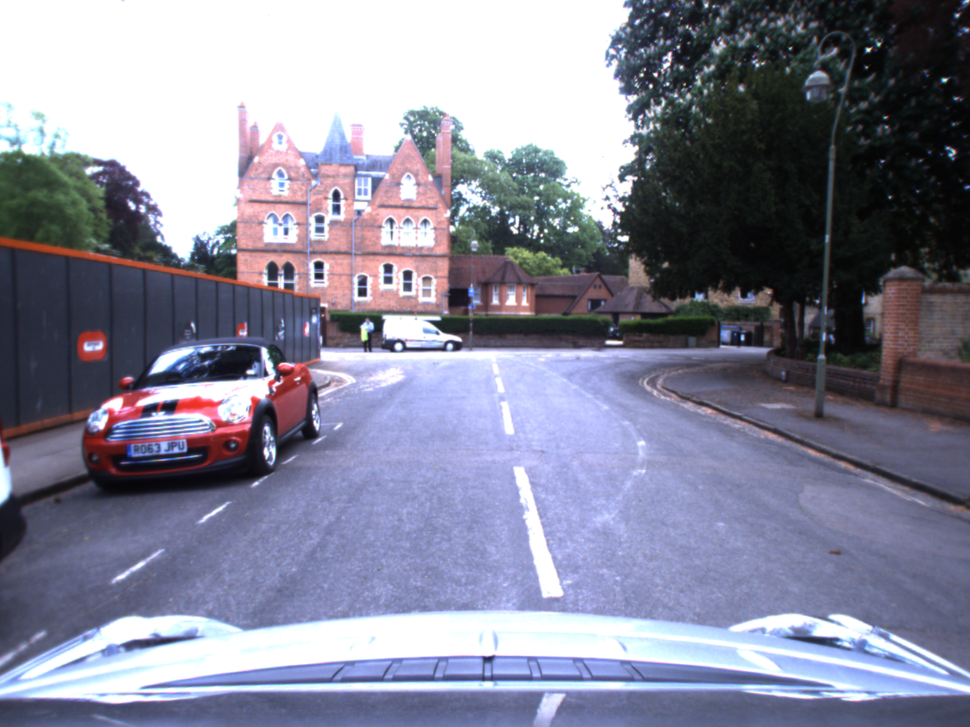
#> input picture TestSet/1399381537192382.png, 970 x 727 px, shrunk from 1280 x 960 before the run; its folder holds only this picture in this run
$ python -i processes.py   (imports and definitions only)
#> lines starting #> are read from the running program, lines starting #| are printed output that depends on the picture; after the words box and inside, x2 and y2 are one past the last pixel; in counts of white or black regions, pixels touching at a corner belong together
import cv2
import numpy as np

first_frame = 1
cache = None

def grayscale(img):
    """Applies the Grayscale transform
    This will return an image with only one color channel
    but NOTE: to see the returned image as grayscale
    (assuming your grayscaled image is called 'gray')
    you should call plt.imshow(gray, cmap='gray')"""
    return cv2.cvtColor(img, cv2.COLOR_BGR2GRAY)
    # Or use BGR2GRAY if you read an image with cv2.imread()
    # return cv2.cvtColor(img, cv2.COLOR_BGR2GRAY)


def canny(img, low_threshold, high_threshold):
    """Applies the Canny transform"""
    return cv2.Canny(img, low_threshold, high_threshold)


def gaussian_blur(img, kernel_size):
    """Applies a Gaussian Noise kernel"""
    return cv2.GaussianBlur(img, (kernel_size, kernel_size), 0)


def region_of_interest(img, vertices):
    """
    Applies an image mask.

    Only keeps the region of the image defined by the polygon
    formed from `vertices`. The rest of the image is set to black.
    """
    # defining a blank mask to start with
    mask = np.zeros_like(img)

    # defining a 3 channel or 1 channel color to fill the mask with depending on the input image
    if len(img.shape) > 2:
        channel_count = img.shape[2]  # i.e. 3 or 4 depending on your image
        ignore_mask_color = (255,) * channel_count
    else:
        ignore_mask_color = 255

    # filling pixels inside the polygon defined by "vertices" with the fill color
    cv2.fillPoly(mask, vertices, ignore_mask_color)

    # returning the image only where mask pixels are nonzero
    masked_image = cv2.bitwise_and(img, mask)
    return masked_image


# used below
def get_slope(x1, y1, x2, y2):
    return (y2 - y1) / (x2 - x1)


# thick red lines
def draw_lines(img, lines, color=[255, 0, 0], thickness=6):
    """workflow:
    1) examine each individual line returned by hough & determine if it's in left or right lane by its slope
    because we are working "upside down" with the array, the left lane will have a negative slope and right positive
    2) track extrema
    3) compute averages
    4) solve for b intercept
    5) use extrema to solve for points
    6) smooth frames and cache
    """
    global cache
    global first_frame
    y_global_min = img.shape[0]  # min will be the "highest" y value, or point down the road away from car
    y_max = img.shape[0]
    l_slope, r_slope = [], []
    l_lane, r_lane = [], []
    det_slope = 0.4
    α = 0.2
    # i got this alpha value off of the forums for the weighting between frames.
    # i understand what it does, but i dont understand where it comes from
    # much like some of the parameters in the hough function

    for line in lines:
        # 1
        for x1, y1, x2, y2 in line:
            slope = get_slope(x1, y1, x2, y2)
            if slope > det_slope:
                r_slope.append(slope)
                r_lane.append(line)
            elif slope < -det_slope:
                l_slope.append(slope)
                l_lane.append(line)
        # 2
        y_global_min = min(y1, y2, y_global_min)

    # to prevent errors in challenge video from dividing by zero
    if (len(l_lane) == 0) or (len(r_lane) == 0):
        print(' no lane detected', end='')
        return 1

    # 3
    # l_tmp = [i for i in l_slope if np.isfinite(i)]
    l_slope_mean = np.mean([i for i in l_slope if np.isfinite(i)], axis=0)
    r_slope_mean = np.mean([i for i in r_slope if np.isfinite(i)], axis=0)
    l_mean = np.mean(np.array(l_lane), axis=0)
    r_mean = np.mean(np.array(r_lane), axis=0)

    if ((r_slope_mean == 0) or (l_slope_mean == 0)):
        print('dividing by zero')
        return 1

    # 4, y=mx+b -> b = y -mx
    l_b = l_mean[0][1] - (l_slope_mean * l_mean[0][0])
    r_b = r_mean[0][1] - (r_slope_mean * r_mean[0][0])

    # 5, using y-extrema (#2), b intercept (#4), and slope (#3) solve for x using y=mx+b
    # x = (y-b)/m
    # these 4 points are our two lines that we will pass to the draw function
    l_x1 = int((y_global_min - l_b) / l_slope_mean)
    l_x2 = int((y_max - l_b) / l_slope_mean)
    r_x1 = int((y_global_min - r_b) / r_slope_mean)
    r_x2 = int((y_max - r_b) / r_slope_mean)

    # 6
    if l_x1 > r_x1:
        l_x1 = int((l_x1 + r_x1) / 2)
        r_x1 = l_x1
        l_y1 = int((l_slope_mean * l_x1) + l_b)
        r_y1 = int((r_slope_mean * r_x1) + r_b)
        l_y2 = int((l_slope_mean * l_x2) + l_b)
        r_y2 = int((r_slope_mean * r_x2) + r_b)
    else:
        l_y1 = y_global_min
        l_y2 = y_max
        r_y1 = y_global_min
        r_y2 = y_max

    current_frame = np.array([l_x1, l_y1, l_x2, l_y2, r_x1, r_y1, r_x2, r_y2], dtype="float32")

    if first_frame == 1:
        next_frame = current_frame
        first_frame = 0
    else:
        prev_frame = cache
        next_frame = (1 - α) * prev_frame + α * current_frame

    cv2.line(img, (int(next_frame[0]), int(next_frame[1])), (int(next_frame[2]), int(next_frame[3])), color, thickness)
    cv2.line(img, (int(next_frame[4]), int(next_frame[5])), (int(next_frame[6]), int(next_frame[7])), color, thickness)

    cache = next_frame


def hough_lines(img, rho, theta, threshold, min_line_len, max_line_gap, line_img=None):
    """
    `img` should be the output of a Canny transform.

    Returns an image with hough lines drawn.
    """
    lines = cv2.HoughLinesP(img, rho, theta, threshold, np.array([]), minLineLength=min_line_len,
                            maxLineGap=max_line_gap)
    if line_img is None:
        line_img = np.zeros((img.shape[0], img.shape[1], 3), dtype=np.uint8)

    if lines is None:
        print("No lines detected", end='')
        return line_img

    draw_lines(line_img, lines, thickness=1)
    return line_img


# Python 3 has support for cool math symbols.

def weighted_img(img, initial_img, α=0.8, β=1., λ=0.):
    """
    `img` is the output of the hough_lines(), An image with lines drawn on it.
    Should be a blank image (all black) with lines drawn on it.

    `initial_img` should be the image before any processing.

    The result image is computed as follows:

    initial_img * α + img * β + λ
    NOTE: initial_img and img must be the same shape!
    """
    return cv2.addWeighted(initial_img, α, img, β, λ)


def shw(image, delay=1):
    cv2.imshow('t', image)
    cv2.waitKey(delay)


def process_image(image):
    global first_frame

    # image[:, :, 0] = cv2.equalizeHist(image[:, :, 0])
    # image[:, :, 1] = cv2.equalizeHist(image[:, :, 1])
    # image[:, :, 2] = cv2.equalizeHist(image[:, :, 2])

    gray_image = grayscale(image)
    img_hsv = cv2.cvtColor(image, cv2.COLOR_RGB2HSV)
    # hsv = [hue, saturation, value]
    # more accurate range for yellow since it is not strictly black, white, r, g, or b

    img_hsv[:, :, 0] = cv2.equalizeHist(img_hsv[:, :, 0])
    img_hsv[:, :, 1] = cv2.equalizeHist(img_hsv[:, :, 1])
    img_hsv[:, :, 2] = cv2.equalizeHist(img_hsv[:, :, 2])

    lower_yellow = np.array([20, 100, 100], dtype="uint8")
    upper_yellow = np.array([30, 255, 255], dtype="uint8")

    mask_yellow = cv2.inRange(img_hsv, lower_yellow, upper_yellow)
    mask_white = cv2.inRange(img_hsv, (0, 0, 150), (160, 50, 255))
    mask_yw = cv2.bitwise_or(mask_white, mask_yellow)
    mask_yw_image = cv2.bitwise_and(gray_image, mask_yw)

    kernel_size = 5
    gauss_gray = gaussian_blur(mask_yw_image, kernel_size)

    # same as quiz values
    low_threshold = 50
    high_threshold = 150
    canny_edges = canny(gauss_gray, low_threshold, high_threshold)
    imshape = image.shape
    lower_left = [imshape[1] / 9, imshape[0]]
    lower_right = [imshape[1] - imshape[1] / 9, imshape[0]]
    top_left = [imshape[1] / 2 - imshape[1] / 8, imshape[0] / 2 + imshape[0] / 10]
    top_right = [imshape[1] / 2 + imshape[1] / 8, imshape[0] / 2 + imshape[0] / 10]
    vertices = [np.array([lower_left, top_left, top_right, lower_right], dtype=np.int32)]
    roi_image = region_of_interest(canny_edges, vertices)

    # rho and theta are the distance and angular resolution of the grid in Hough space
    # same values as quiz
    rho = 4
    theta = np.pi / 180
    # threshold is minimum number of intersections in a grid for candidate line to go to output
    threshold = 5
    min_line_len = 100
    max_line_gap = 180
    # my hough values started closer to the values in the quiz, but got bumped up considerably for the challenge video

    line_image = hough_lines(roi_image, rho, theta, threshold, min_line_len, max_line_gap)
    result = weighted_img(line_image, image, α=0.8, β=1., λ=0.)
    return result

# [5 lines of commented-out code are left out]

>>> import cv2
>>> picture = cv2.cvtColor(cv2.imread('TestSet/1399381537192382.png'), cv2.COLOR_BGR2RGB)
>>> result = process_image(picture)
#> in grayscale, `return cv2.cvtColor(img, cv2.COLOR_BGR2GRAY)`:
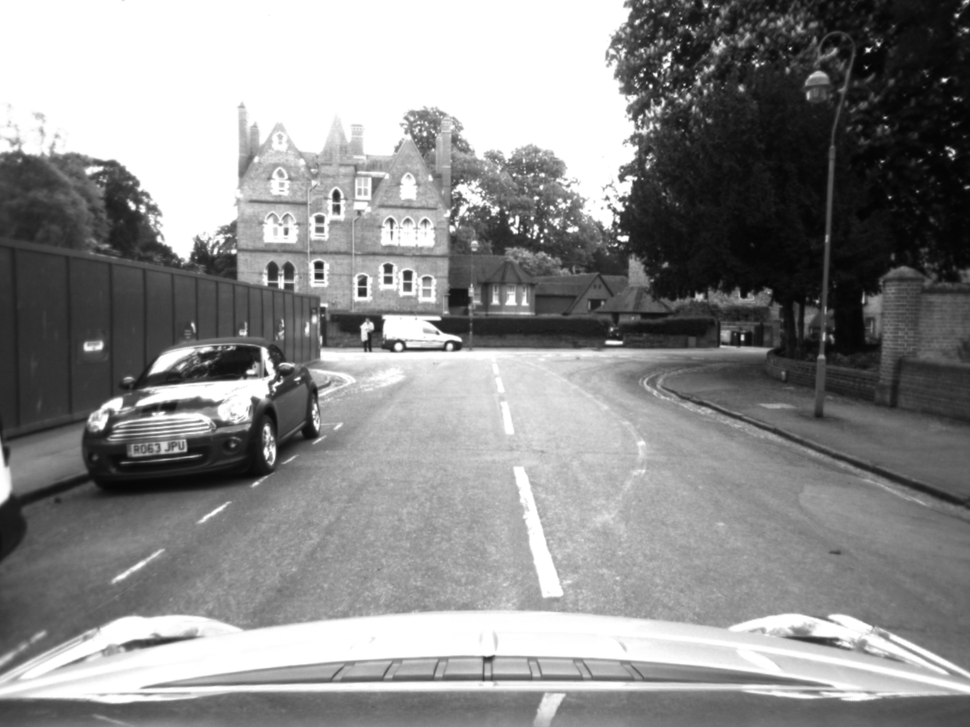
#> returned value: shape (727, 970); min 4, max 255, mean 139.5
#> in process_image, `img_hsv = cv2.cvtColor(image, cv2.COLOR_RGB2HSV)`: img_hsv: shape (727, 970, 3); mean H, S, V 91.1, 53.5, 157
#> in process_image, `img_hsv[:, :, 0] = cv2.equalizeHist(img_hsv[:, :, 0])`: img_hsv: shape (727, 970, 3); mean H, S, V 108.4, 53.5, 157
#> in process_image, `img_hsv[:, :, 1] = cv2.equalizeHist(img_hsv[:, :, 1])`: img_hsv: shape (727, 970, 3); mean H, S, V 108.4, 107.6, 157
#> in process_image, `img_hsv[:, :, 2] = cv2.equalizeHist(img_hsv[:, :, 2])`: img_hsv: shape (727, 970, 3); mean H, S, V 108.4, 107.6, 134.1
#> in process_image, `mask_yellow = cv2.inRange(img_hsv, lower_yellow, upper_yellow)`:
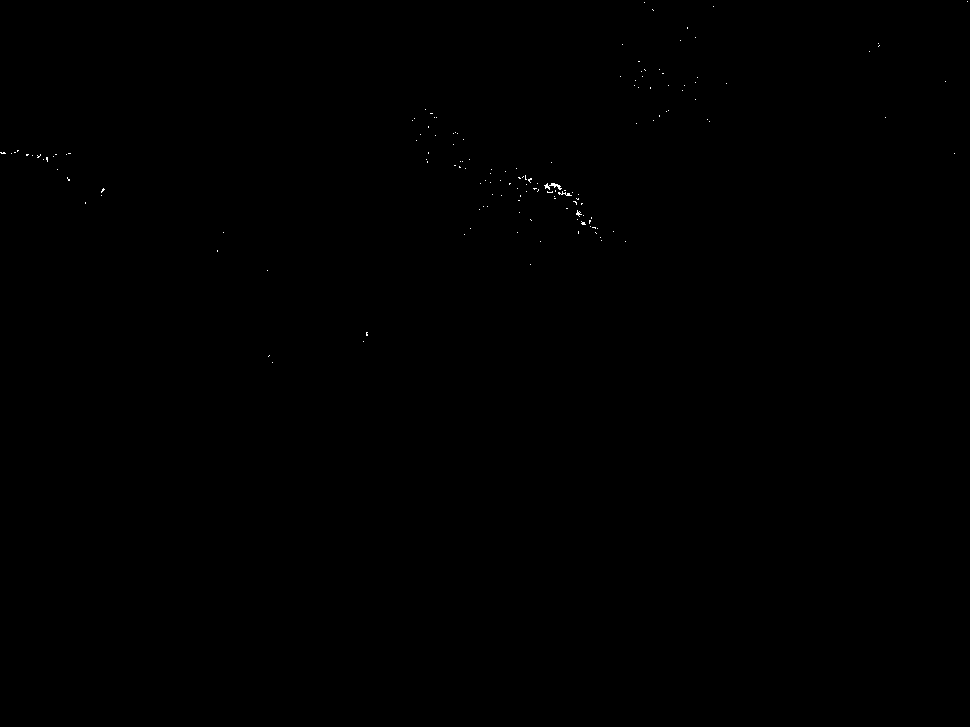
#> mask_yellow: shape (727, 970); 0.06% white in thin lines or dots, all inside (x1, y1, x2, y2) = (0, 1, 968, 363)
#> in process_image, `mask_white = cv2.inRange(img_hsv, (0, 0, 150), (160, 50, 255))`:
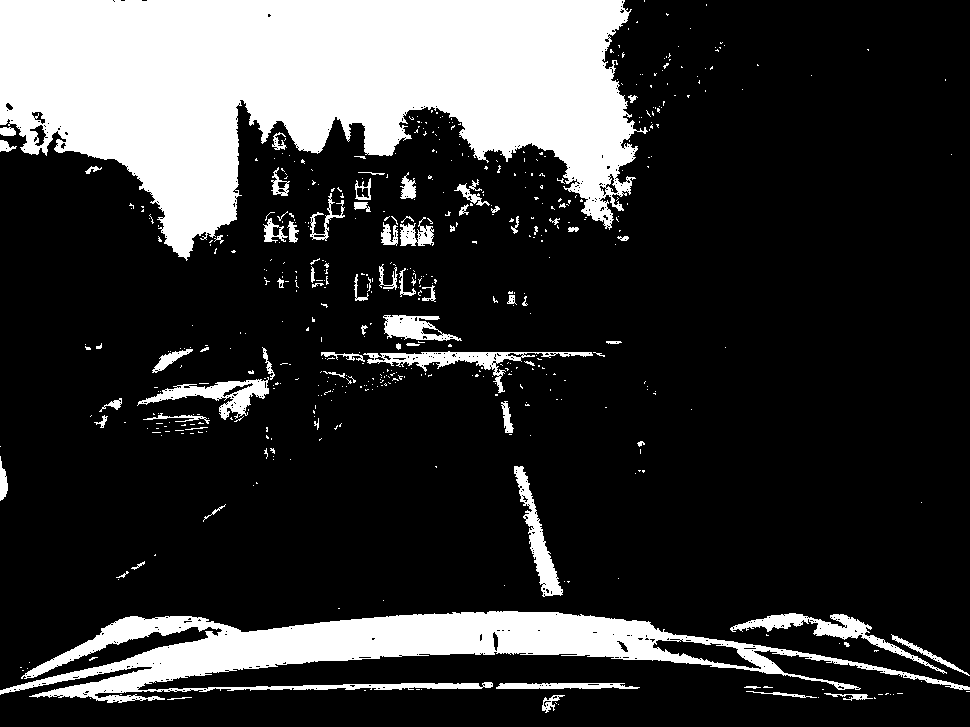
#> mask_white: shape (727, 970); 21% white; 538 white regions (461 under 20 px), largest, box (x1, y1, x2, y2) and area: (0, 0, 648, 261) 99559, (0, 611, 970, 703) 30176, (730, 613, 947, 674) 2092
#> in process_image, `mask_yw = cv2.bitwise_or(mask_white, mask_yellow)`: mask_yw: shape (727, 970); 21% white; 657 white regions (578 under 20 px), largest, box (x1, y1, x2, y2) and area: (0, 0, 648, 261) 99597, (0, 611, 970, 703) 30176, (730, 613, 947, 674) 2092
#> in canny, `return cv2.Canny(img, low_threshold, high_threshold)`: returned value: shape (727, 970); 2.8% white in thin lines or dots
#> in region_of_interest, `cv2.fillPoly(mask, vertices, ignore_mask_color)`: mask: shape (727, 970); 20.6% white; 1 white region, box (x1, y1, x2, y2) and area: (107, 436, 863, 727) 145500
#> in region_of_interest, `masked_image = cv2.bitwise_and(img, mask)`:
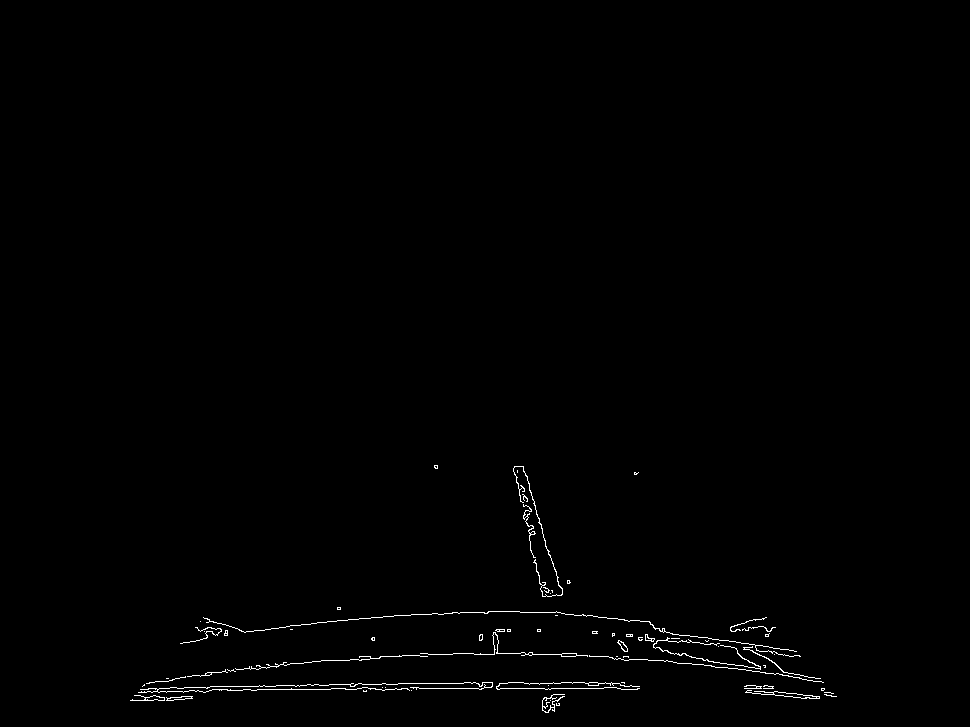
#> masked_image: shape (727, 970); 0.63% white in thin lines or dots, all inside (x1, y1, x2, y2) = (130, 465, 837, 713)
#> in hough_lines, `lines = cv2.HoughLinesP(img, rho, theta, threshold, np.array([]), minL..`: lines = 125 rows, first 6: [351, 683, 624, 683], [572, 656, 768, 636], [135, 700, 329, 684], [522, 466, 589, 688], [235, 668, 771, 630], [533, 556, 772, 694]
#> the loop in draw_lines, `for line in lines:` made 125 passes
#> (line, y_global_min) on passes 1 to 12: ([[351, 683, 624, 683]], 683), ([[572, 656, 768, 636]], 636), ([[135, 700, 329, 684]], 636), ([[522, 466, 589, 688]], 466), ([[235, 668, 771, 630]], 466), ([[533, 556, 772, 694]], 466), ([[206, 632, 416, 614]], 466), ([[158, 681, 557, 694]], 466), ([[536, 569, 836, 696]], 466), ([[132, 699, 242, 686]], 466), ([[432, 613, 756, 693]], 466), ([[536, 566, 823, 682]], 466)
#> after the loop in draw_lines, `for line in lines:`: l_lane = 22 items, first 6: [[130, 700, 237, 628]], [[155, 689, 340, 607]], [[508, 688, 616, 618]], [[513, 682, 527, 476]], [[504, 688, 612, 633]], [[204, 675, 435, 467]]; l_slope = [-0.673, -0.443, -0.648, -14.71, -0.509, -0.9, -0.403, -1.66, -1.37, -0.531, -0.775, -5.15, -2.73, -1.04, -1.11, -0.45, -8.43, -3.1, -2.06, -0.465, -0.441, -0.464]; r_lane = 39 items, first 6: [[522, 466, 589, 688]], [[533, 556, 772, 694]], [[536, 569, 836, 696]], [[536, 566, 823, 682]], [[519, 494, 574, 688]], [[436, 465, 681, 663]]; r_slope = 39 values, max 26.71 at index 19, min 0.401 at index 35, mean 2.41
#> in draw_lines, `l_slope_mean = np.mean([i for i in l_slope if np.isfinite(i)], axis=0)`: l_slope_mean = -2.18
#> in draw_lines, `r_slope_mean = np.mean([i for i in r_slope if np.isfinite(i)], axis=0)`: r_slope_mean = 2.41
#> in draw_lines, `l_mean = np.mean(np.array(l_lane), axis=0)`: l_mean = [[403.6, 677.2, 517.3, 555.6]]
#> in draw_lines, `r_mean = np.mean(np.array(r_lane), axis=0)`: r_mean = [[500.9, 540.8, 638.4, 670.9]]
#> in draw_lines, `l_b = l_mean[0][1] - (l_slope_mean * l_mean[0][0])`: l_b = 1558.9
#> in draw_lines, `r_b = r_mean[0][1] - (r_slope_mean * r_mean[0][0])`: r_b = -667.4
#> in draw_lines, `l_x1 = int((y_global_min - l_b) / l_slope_mean)`: l_x1 = 500
#> in draw_lines, `l_x2 = int((y_max - l_b) / l_slope_mean)`: l_x2 = 380
#> in draw_lines, `r_x1 = int((y_global_min - r_b) / r_slope_mean)`: r_x1 = 469
#> in draw_lines, `r_x2 = int((y_max - r_b) / r_slope_mean)`: r_x2 = 578
#> in draw_lines, `l_x1 = int((l_x1 + r_x1) / 2)`: l_x1 = 484
#> in draw_lines, `l_y1 = int((l_slope_mean * l_x1) + l_b)`: l_y1 = 501
#> in draw_lines, `r_y1 = int((r_slope_mean * r_x1) + r_b)`: r_y1 = 500
#> in draw_lines, `l_y2 = int((l_slope_mean * l_x2) + l_b)`: l_y2 = 728
#> in draw_lines, `r_y2 = int((r_slope_mean * r_x2) + r_b)`: r_y2 = 726
#> in draw_lines, `current_frame = np.array([l_x1, l_y1, l_x2, l_y2, r_x1, r_y1, r_x2, r_..`: current_frame = [484, 501, 380, 728, 484, 500, 578, 726]
#> in draw_lines, `cv2.line(img, (int(next_frame[4]), int(next_frame[5])), (int(next_fram..`:
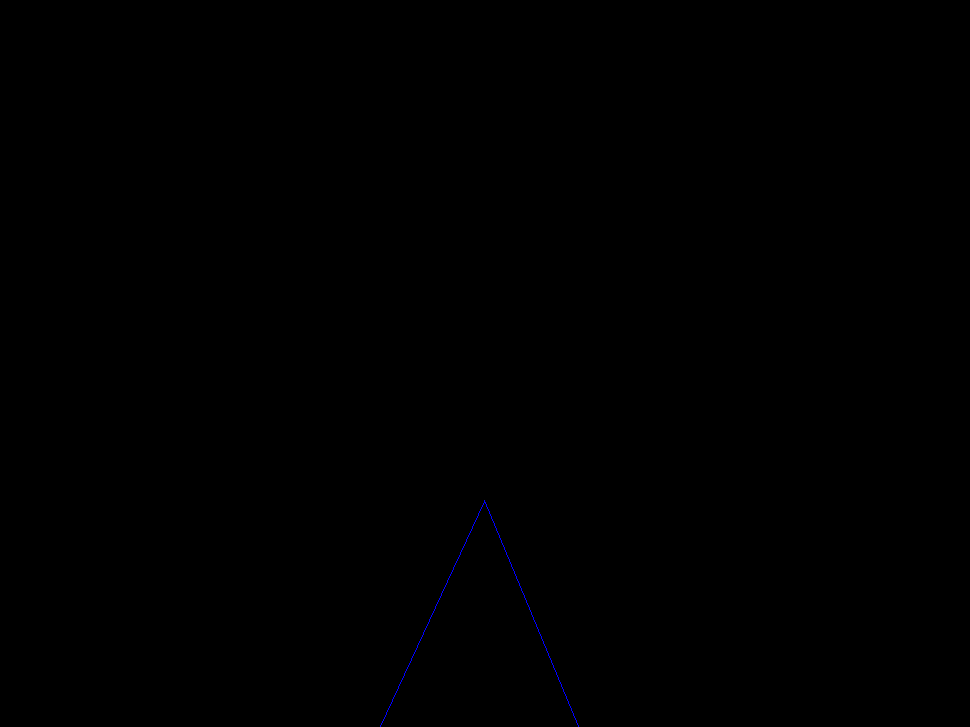
#> img: shape (727, 970, 3); mean of channels 0, 1, 2 0.2, 0, 0; drawn as B, G, R
#> in weighted_img, `return cv2.addWeighted(initial_img, α, img, β, λ)`:
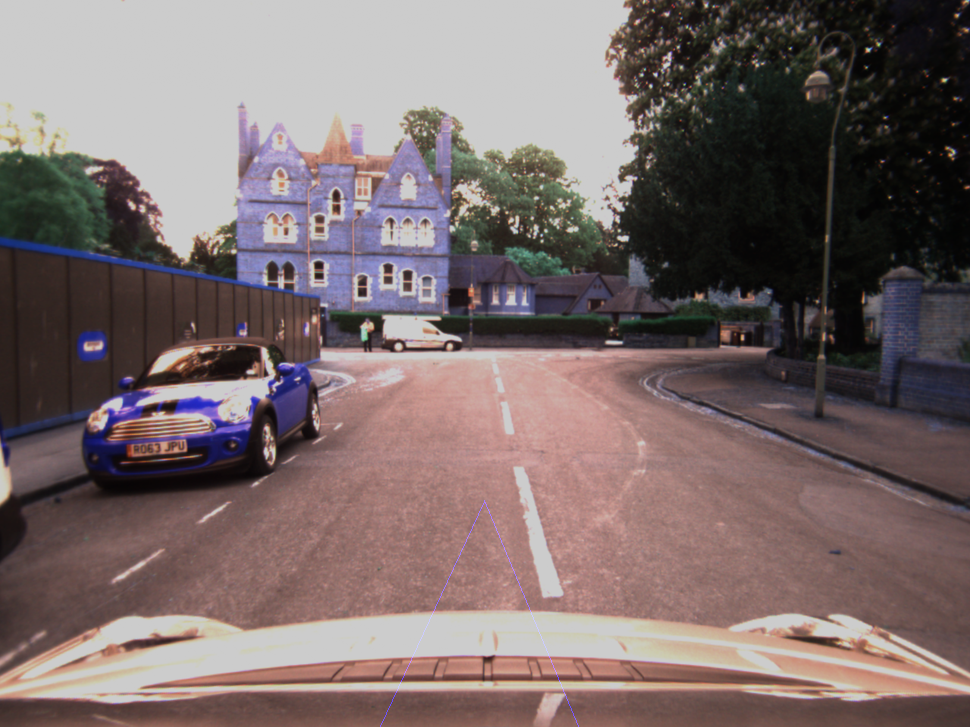
#> returned value: shape (727, 970, 3); mean of channels 0, 1, 2 106.6, 107.1, 122.3; drawn as B, G, R
